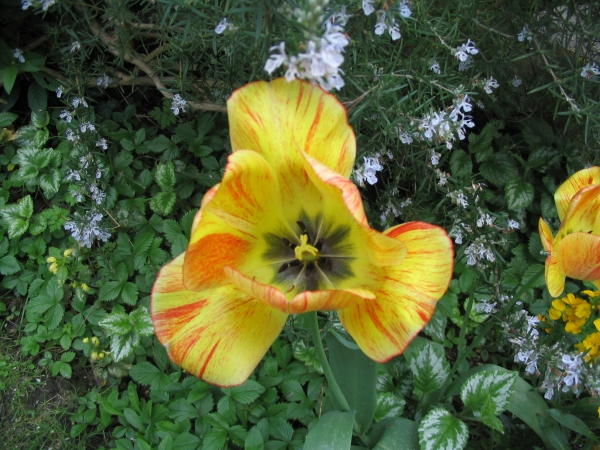
#> input picture flower.ppm, 600 x 450 px
$ python utils.py
#> lines starting #> are read from the running program, lines starting #| are printed output that depends on the picture; after the words box and inside, x2 and y2 are one past the last pixel; in counts of white or black regions, pixels touching at a corner belong together
import cv2
import numpy as np
from matplotlib import pyplot as plt


image = cv2.imread("flower.ppm")
#> image is the input picture: shape (450, 600, 3); mean B, G, R 52.7, 94.5, 83.8
#

def viewImage2(image, transformGray=False, title="Imagem"):
  #h, w, c = image.shape
#> called with transformGray = True, title = 'Imagem Monocromática'
  try:
    if image.shape[2] > 1 and transformGray:
      image_gray = (cv2.cvtColor(image, cv2.COLOR_BGR2GRAY))
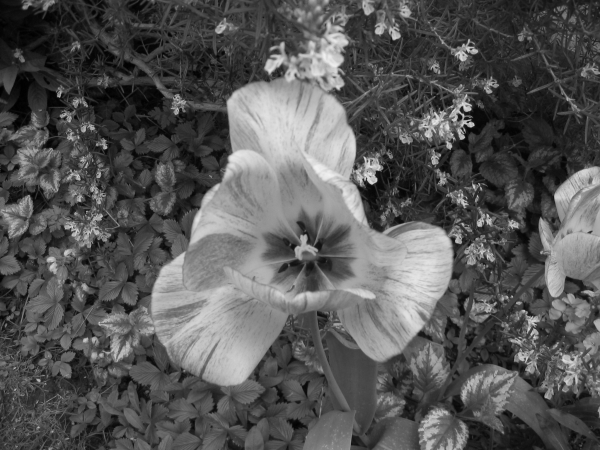
#> image_gray: shape (450, 600); min 0, max 241, mean 86.5
      plt.imshow(image_gray, cmap='gray')
    elif image.shape[2] > 1:
      # imagem é colorida
      plt.imshow(cv2.cvtColor(image,cv2.COLOR_BGR2RGB))
  except Exception:
      # imagem está em escala de cinza
      plt.imshow(image, cmap='gray')
  finally:
    plt.title(title)
    plt.show()

def toGray(image):
  return cv2.cvtColor(image, cv2.COLOR_BGR2GRAY)

viewImage2(image, transformGray=True, title="Imagem Monocromática")

def binarizar(image):
  #Binarização da imagem
  #recebe uma imagem COLORIDA
  img_gray = toGray(image)
  img_bin = np.zeros(shape=(img_gray.shape))

  #passa a dimensão y (sao invertidos), mas aqui usa-se o x por convencao
  for x in range(img_bin.shape[0]):
    for y in range(img_bin.shape[1]):
      #print(img_gray[x][y])
      if img_gray[x][y] <= 128:
        img_bin[x][y] = 0 #ausência de cor é preto (baixa cor)
      else:
        img_bin[x][y] = 1 #muita cor, branco
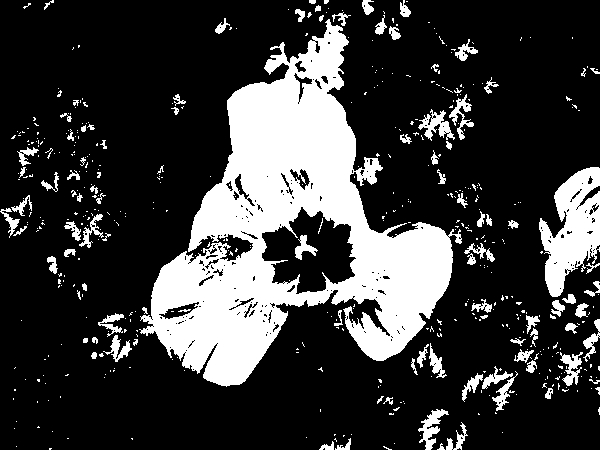
#> img_bin: shape (450, 600) float64; values 0 (black) and 1 (white), 22.9% white; 508 white regions (408 under 20 px), largest, box (x1, y1, x2, y2) and area: (139, 19, 462, 387) 46605, (539, 167, 600, 297) 4504, (418, 109, 455, 141) 497
  return img_bin

viewImage2(binarizar(image), title="Imagem Binarizada")

def subamostragemRGB(image,amostra=2):
#> called with amostra = 16
  image=cv2.cvtColor(image,cv2.COLOR_BGR2RGB) #a imagem vem em formato BGR
  new_shape = (int((image.shape[0] + 0.5)/amostra), int((image.shape[1] + 0.5)/amostra), image.shape[2]) #divide a imagem em 1/4
#> new_shape = (28, 37, 3)
  img_sub = np.zeros(new_shape, dtype=int)
  for x in range(new_shape[0]):
    for y in range(new_shape[1]):
      for z in range(new_shape[2]):
        img_sub[x][y][z] = image[(x*amostra)][(y*amostra)][z]
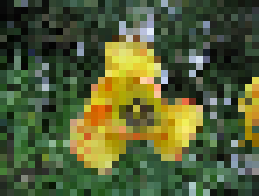
#> img_sub: shape (28, 37, 3) int64 (shown 7 times larger); mean R, G, B 83.8, 94.7, 53.6
  return img_sub

viewImage2(image, title="Imagem")
viewImage2(subamostragemRGB(image, 16), title="Imagem subamostradaRGB")

def subamostragemGray(image, amostra=2):
#> called with amostra = 16
  img_gray = toGray(image)
  new_shape = (int((img_gray.shape[0] + 0.5)/amostra), int((img_gray.shape[1] + 0.5)/amostra)) #divide a imagem em 1/4
#> new_shape = (28, 37)
  #print("new shape: ", new_shape)
  img_sub = np.zeros(new_shape)
  #print(img_bin.shape)
  for x in range(new_shape[0]):
    for y in range(new_shape[1]):
      img_sub[x][y] =  int(img_gray[(x*amostra)][(y*amostra)])
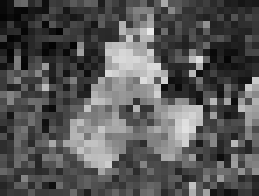
#> img_sub: shape (28, 37) float64 (shown 7 times larger); min 3, max 233, mean 86.7
  return img_sub

viewImage2(subamostragemGray(image, 16), title="Imagem subamostradaGray")
